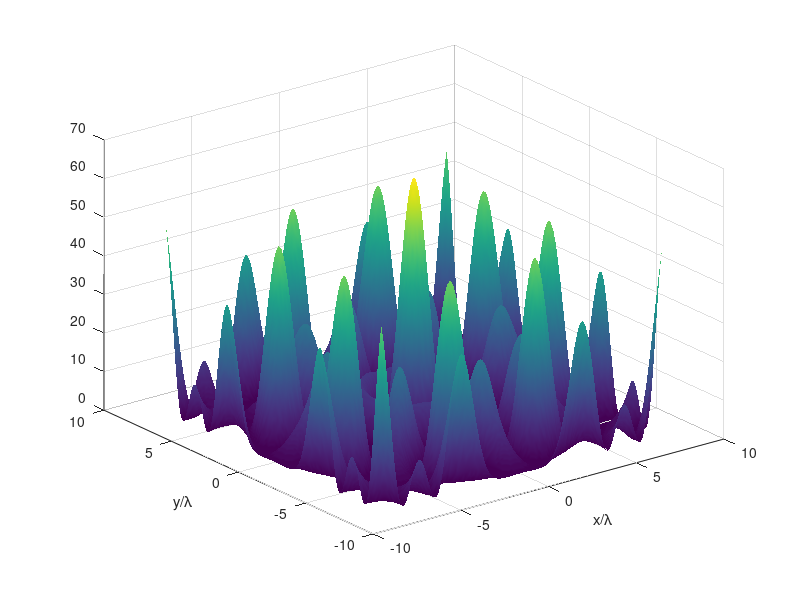
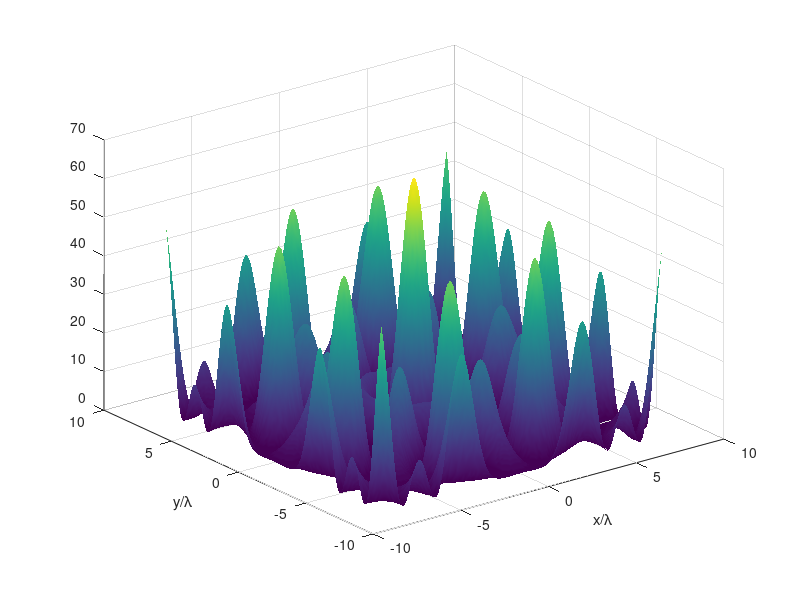

The MATLAB source for these figures, in order:
v0 = 1/4;
x = linspace(-8,8,200);
y = linspace(-8,8,200);
[X,Y] = ndgrid(x,y);
f1 = 2*cos(2*pi*v0*X) + 2*cos(2*pi*v0*Y) + 4*cos(2*pi*v0/sqrt(2)*X).*cos(2*pi*v0/sqrt(2)*Y);

figure(1)
surf(X,Y,abs(f1).^2), shading interp, xlabel('x/\lambda'), ylabel('y/\lambda')

z = 100;
f2 = 2*exp(1i*pi*z*v0^2)*(cos(2*pi*v0*X) + cos(2*pi*v0*Y)) + 4*exp(1i*pi*z*v0^2)*(cos(2*pi*v0/sqrt(2)*X).*cos(2*pi*v0/sqrt(2)*Y));

figure(2)
surf(X,Y,abs(f2).^2), shading interp, xlabel('x/\lambda'), ylabel('y/\lambda')
